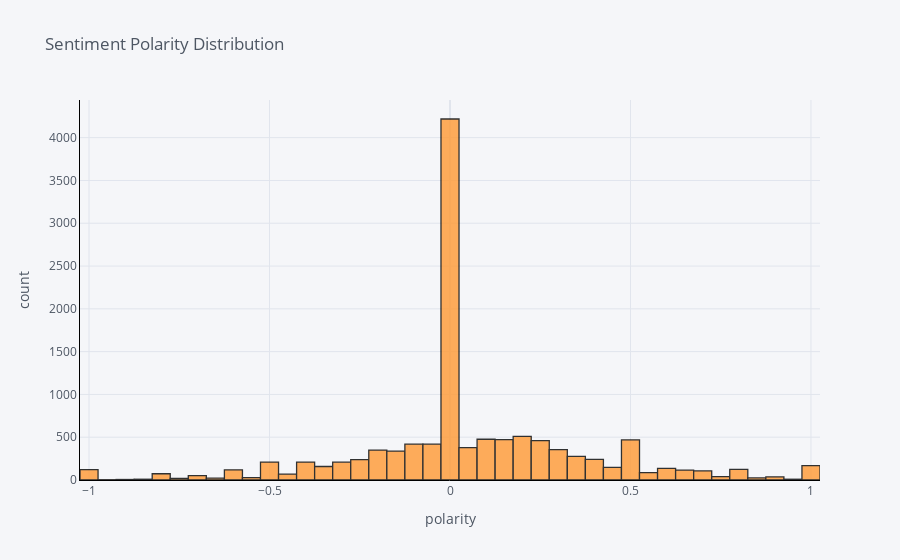

The cell this chart's notebook holds for it:
### Markdown cell above
### Dist plot of review polarity score

### Code cell
df['polarity'].iplot(
    kind='hist',
    bins=50,
    xTitle='polarity',
    linecolor='black',
    yTitle='count',
    title='Sentiment Polarity Distribution')

### Figure 1 — Plotly figure (JSON) as saved in the notebook; plotly's stock layout.template omitted (floating-point values rounded to 4 significant figures; data arrays with more than 128 entries replaced by an {"elided": "..."} marker saying what was removed)
{"data": [{"opacity": 0.8, "name": "polarity", "histnorm": "", "nbinsx": 50, "histfunc": "count", "marker": {"color": "rgba(255, 153, 51, 1.0)", "line": {"color": "#000000", "width": 1.3}}, "x": {"elided": "11916 float values"}, "type": "histogram", "orientation": "v"}], "layout": {"xaxis": {"tickfont": {"color": "#4D5663"}, "title": {"text": "polarity", "font": {"color": "#4D5663"}}, "showgrid": true, "zerolinecolor": "#E1E5ED", "gridcolor": "#E1E5ED", "linecolor": "black"}, "title": {"text": "Sentiment Polarity Distribution", "font": {"color": "#4D5663"}}, "paper_bgcolor": "#F5F6F9", "plot_bgcolor": "#F5F6F9", "yaxis": {"tickfont": {"color": "#4D5663"}, "title": {"text": "count", "font": {"color": "#4D5663"}}, "showgrid": true, "zerolinecolor": "#E1E5ED", "gridcolor": "#E1E5ED", "linecolor": "black"}, "barmode": "overlay", "legend": {"bgcolor": "#F5F6F9", "font": {"color": "#4D5663"}}}}
